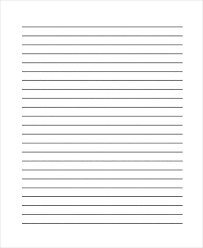
#> input picture resources/lineskid.png, 203 x 248 px, given in place of the camera
$ python HarrisCornerDetectionTest.py
#> lines starting #> are read from the running program, lines starting #| are printed output that depends on the picture; after the words box and inside, x2 and y2 are one past the last pixel; in counts of white or black regions, pixels touching at a corner belong together
import cv2
import numpy as np

filename = cv2.VideoCapture(1)

while(True):
    ret, frame = filename.read()
#> frame is the input picture: shape (248, 203, 3); mean B, G, R 244.9, 244.9, 244.9

    gray = cv2.cvtColor(frame,cv2.COLOR_BGR2GRAY)

    gray = np.float32(gray)
    dst = cv2.cornerHarris(gray,2,3,0.04)
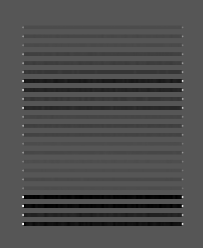
#> dst: shape (248, 203) float32; min -5624486.5, max 10977104, mean -549094.8; drawn with min black and max white

    #result is dilated for marking the corners, not important
    dst = cv2.dilate(dst,None)
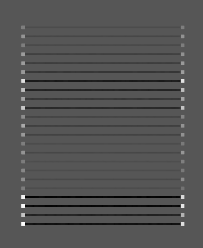
#> dst: shape (248, 203) float32; min -5606177, max 10977104, mean -201040.3; drawn with min black and max white

    # Threshold for an optimal value, it may vary depending on the image.
    frame[dst>0.01*dst.max()]=[0,0,255]
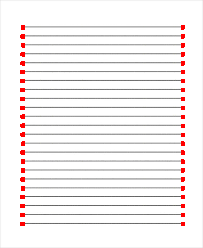
#> frame: shape (248, 203, 3); 1.74% of pixels changed, all inside (x1, y1, x2, y2) = (20, 25, 185, 226)

    cv2.imshow('dst',frame)
    if cv2.waitKey(0) & 0xff == 27:
#> (key Esc is pressed here)
        break

filename.release()
cv2.destroyAllWindows()
